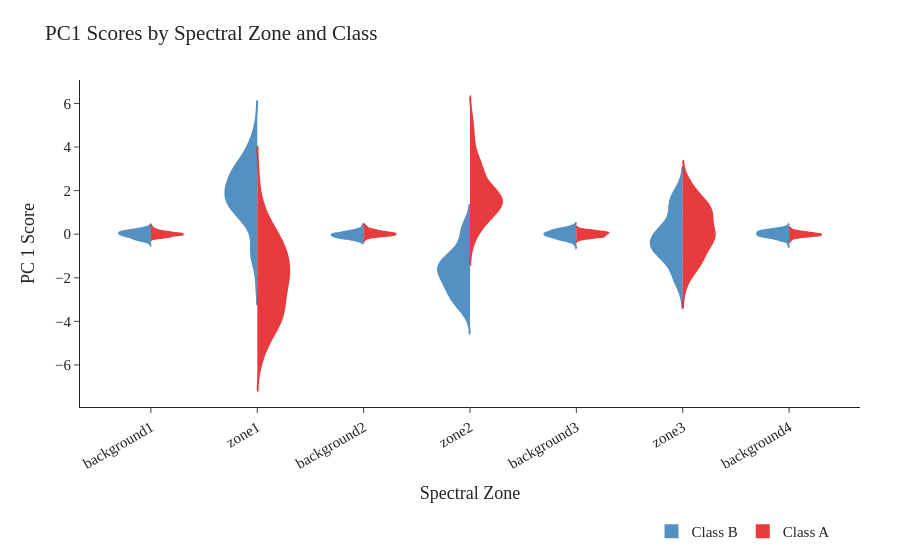

The notebook cell saved with this chart:
### Markdown cell above
### `plot_zone_scores`

Split-violin plot of PC1 scores per spectral zone, with violins mirrored by class. For binary classification the violins are displayed back-to-back, making it easy to spot zones where class distributions are well separated in the compressed (PCA) space. Zone-score distributions complement the LRC-based ranking by revealing the raw score separation that drives the explanatory importance.

### Code cell
from smx import extract_spectral_zones, ZoneAggregator, plot_zone_scores

spectral_zones_cal = extract_spectral_zones(X_cal_prep, spectral_cuts)
agg = ZoneAggregator(method='pca')
agg.fit(spectral_zones_cal)

plot_zone_scores(
    zones=spectral_zones_cal,
    y_labels=y_cal,
    output_path=None,
    class_colors={"A": "#e41a1c", "B": "#377eb8"},
    theme=my_theme,
    return_df=True,
)

### Figure 1 — Plotly figure (JSON) as saved in the notebook; plotly's stock layout.template omitted (floating-point values rounded to 4 significant figures)
{"data": [{"box": {"visible": false}, "fillcolor": "#377eb8", "legendgroup": "B", "line": {"color": "#377eb8"}, "meanline": {"visible": true}, "name": "Class B", "opacity": 0.85, "points": false, "showlegend": true, "side": "negative", "type": "violin", "width": 0.6, "x": ["background1", "background1", "background1", "background1", "background1", "background1", "background1", "background1", "background1", "background1", "background1", "background1", "background1", "background1", "background1", "background1", "background1", "background1", "background1", "background1", "background1", "background1", "background1", "background1", "background1", "background1", "background1", "background1", "background1", "background1", "background1", "background1", "background1", "background1", "background1", "background1", "background1", "background1", "background1", "background1", "background1", "background1", "background1", "background1", "background1", "background1", "background1", "background1", "background1", "background1", "background1", "background1", "background1", "background1", "background1", "background1", "background1", "background1", "background1", "background1", "background1", "background1", "background1", "background1", "background1", "background1", "background1", "background1", "background1", "background1", "background1", "background1", "background1", "background1", "background1", "background1", "background1", "background1", "background1", "background1", "background1", "background1", "background1", "background1", "background1", "background1", "background1", "background1"], "y": [-0.1775, -0.2894, -0.06573, 0.1365, 0.1525, -0.1293, -0.1077, 0.07539, -0.07117, 0.1295, 0.0467, 0.1002, -0.2039, 0.1392, 0.2247, 0.0841, -0.2388, 0.03096, 0.1409, -0.03079, -0.04794, -0.02715, -0.0009315, 0.1037, -0.2643, 0.057, -0.2565, 0.06356, 0.07807, 0.03274, 0.2399, -0.002884, 0.1361, -0.1605, 0.07389, -0.04255, 0.007357, -0.07298, -0.02496, -0.02233, 0.1307, -0.1447, 0.2072, 0.2875, -0.01005, -0.2935, -0.07664, 0.07726, 0.2266, 0.3254, -0.1167, -0.2331, -0.3951, 0.199, 0.04953, 0.1952, 0.09038, 0.05028, 0.2836, 0.1117, -0.2692, 0.1465, 0.1618, -0.1335, 0.1317, 0.01218, 0.06612, -0.1896, -0.1614, 0.04805, -0.1313, 0.2125, -0.254, -0.03994, -0.006808, -0.1217, -0.1636, 0.1248, -0.2646, -0.0608, -0.03638, -0.2967, -0.05001, 0.004337, 0.06502, -0.228, -0.1305, 0.1992]}, {"box": {"visible": false}, "fillcolor": "#377eb8", "legendgroup": "B", "line": {"color": "#377eb8"}, "meanline": {"visible": true}, "name": "Class B", "opacity": 0.85, "points": false, "showlegend": false, "side": "negative", "type": "violin", "width": 0.6, "x": ["zone1", "zone1", "zone1", "zone1", "zone1", "zone1", "zone1", "zone1", "zone1", "zone1", "zone1", "zone1", "zone1", "zone1", "zone1", "zone1", "zone1", "zone1", "zone1", "zone1", "zone1", "zone1", "zone1", "zone1", "zone1", "zone1", "zone1", "zone1", "zone1", "zone1", "zone1", "zone1", "zone1", "zone1", "zone1", "zone1", "zone1", "zone1", "zone1", "zone1", "zone1", "zone1", "zone1", "zone1", "zone1", "zone1", "zone1", "zone1", "zone1", "zone1", "zone1", "zone1", "zone1", "zone1", "zone1", "zone1", "zone1", "zone1", "zone1", "zone1", "zone1", "zone1", "zone1", "zone1", "zone1", "zone1", "zone1", "zone1", "zone1", "zone1", "zone1", "zone1", "zone1", "zone1", "zone1", "zone1", "zone1", "zone1", "zone1", "zone1", "zone1", "zone1", "zone1", "zone1", "zone1", "zone1", "zone1", "zone1"], "y": [2.427, 3.081, 1.521, 2.491, 1.231, 4.503, 4.009, 1.66, 1.659, 2.017, 1.247, 0.8241, 3.243, 1.972, 1.845, 1.744, 2.75, -2.145, 2.632, 2.718, 1.324, 2.098, 1.457, 2.473, 2.416, -1.024, 1.798, 2.421, 1.937, 1.935, 3.721, -0.893, 2.853, 3.273, 0.2221, 1.058, -0.8928, 0.88, 3.982, 2.889, 2.248, 1.404, 2.007, 1.295, 3.288, 3.106, 3.09, 1.588, 1.172, 3.623, -0.8111, 2.804, 0.8218, 2.326, 2.061, 2.019, 0.003013, 2.439, 2.581, 3.867, 1.334, 5.043, 0.8171, 1.101, 0.3395, -0.1095, 0.8795, 3.35, 1.973, 2.314, 3.041, 4.222, 1.392, 0.8745, 2.894, 1.333, -1.06, -0.9393, 1.567, 0.7721, 0.7058, 2.905, 3.141, 3.171, 4.107, 1.989, 1.825, 1.642]}, {"box": {"visible": false}, "fillcolor": "#377eb8", "legendgroup": "B", "line": {"color": "#377eb8"}, "meanline": {"visible": true}, "name": "Class B", "opacity": 0.85, "points": false, "showlegend": false, "side": "negative", "type": "violin", "width": 0.6, "x": ["background2", "background2", "background2", "background2", "background2", "background2", "background2", "background2", "background2", "background2", "background2", "background2", "background2", "background2", "background2", "background2", "background2", "background2", "background2", "background2", "background2", "background2", "background2", "background2", "background2", "background2", "background2", "background2", "background2", "background2", "background2", "background2", "background2", "background2", "background2", "background2", "background2", "background2", "background2", "background2", "background2", "background2", "background2", "background2", "background2", "background2", "background2", "background2", "background2", "background2", "background2", "background2", "background2", "background2", "background2", "background2", "background2", "background2", "background2", "background2", "background2", "background2", "background2", "background2", "background2", "background2", "background2", "background2", "background2", "background2", "background2", "background2", "background2", "background2", "background2", "background2", "background2", "background2", "background2", "background2", "background2", "background2", "background2", "background2", "background2", "background2", "background2", "background2"], "y": [0.1885, -0.01309, 0.06173, -0.1217, 0.01719, -0.1602, -0.2169, 0.01431, -0.01944, -0.1946, -0.02809, 0.01077, -0.03657, 0.02458, 0.1923, -0.1629, 0.1255, -0.2161, -0.004826, 0.04417, 0.02349, -0.0899, -0.03146, -0.07403, 0.01074, -0.05372, -0.1503, 0.3737, -0.1148, 0.2264, -0.01555, -0.07264, -0.1041, 0.1103, 0.05088, 0.006216, 0.2333, -0.04065, -0.01852, 0.1875, -0.1955, -0.1385, -0.03522, -0.07217, -0.2783, -0.2201, -0.1476, -0.1302, -0.1429, 0.1022, 0.1033, -0.1233, 0.006148, -0.129, 0.1275, 0.1219, 0.2885, -0.3013, -0.1177, 0.08708, -0.233, -0.01942, -0.1342, 0.1034, 0.009826, -0.1256, -0.1587, -0.1936, -0.05328, 0.07105, -0.3118, 0.01471, -0.04605, -0.3025, 0.03312, 0.1383, 0.1148, -0.1056, -0.04637, -0.03697, 0.07357, -0.1399, -0.08843, -0.1693, 0.1355, 0.02079, -0.1882, -0.3094]}, {"box": {"visible": false}, "fillcolor": "#377eb8", "legendgroup": "B", "line": {"color": "#377eb8"}, "meanline": {"visible": true}, "name": "Class B", "opacity": 0.85, "points": false, "showlegend": false, "side": "negative", "type": "violin", "width": 0.6, "x": ["zone2", "zone2", "zone2", "zone2", "zone2", "zone2", "zone2", "zone2", "zone2", "zone2", "zone2", "zone2", "zone2", "zone2", "zone2", "zone2", "zone2", "zone2", "zone2", "zone2", "zone2", "zone2", "zone2", "zone2", "zone2", "zone2", "zone2", "zone2", "zone2", "zone2", "zone2", "zone2", "zone2", "zone2", "zone2", "zone2", "zone2", "zone2", "zone2", "zone2", "zone2", "zone2", "zone2", "zone2", "zone2", "zone2", "zone2", "zone2", "zone2", "zone2", "zone2", "zone2", "zone2", "zone2", "zone2", "zone2", "zone2", "zone2", "zone2", "zone2", "zone2", "zone2", "zone2", "zone2", "zone2", "zone2", "zone2", "zone2", "zone2", "zone2", "zone2", "zone2", "zone2", "zone2", "zone2", "zone2", "zone2", "zone2", "zone2", "zone2", "zone2", "zone2", "zone2", "zone2", "zone2", "zone2", "zone2", "zone2"], "y": [-3.307, -1.157, -3.424, -2.226, -1.061, 0.4616, -1.676, -0.1779, -0.7191, -2.848, -2.641, -2.519, -1.367, -2.042, -2.243, -2.732, -0.09277, -1.747, -2.519, -1.601, -1.755, 0.2445, -3.158, -2.182, -2.585, -0.7992, -1.159, 0.077, -1.689, 0.2699, -1.732, -0.6409, -0.9943, -1.801, -1.762, -1.916, -1.011, -1.348, -0.8495, -3.093, -1.367, -3.693, -2.222, -1.197, -3.013, -1.226, -3.329, -2.16, -1.426, -1.622, -3.282, -2.143, -1.508, -2.409, -3.233, -1.908, -1.491, -1.355, -1.601, -1.237, -0.8565, -3.086, -2.605, -1.525, -0.5535, -1.422, -2.337, -3.145, -0.2316, -2.641, -1.675, -2.646, 0.4726, -1.819, -1.238, -2.766, -2.613, -2.905, 0.43, -0.7941, -2.359, 0.1734, -1.442, -1.876, -1.248, -0.7154, -2.129, -1.941]}, {"box": {"visible": false}, "fillcolor": "#377eb8", "legendgroup": "B", "line": {"color": "#377eb8"}, "meanline": {"visible": true}, "name": "Class B", "opacity": 0.85, "points": false, "showlegend": false, "side": "negative", "type": "violin", "width": 0.6, "x": ["background3", "background3", "background3", "background3", "background3", "background3", "background3", "background3", "background3", "background3", "background3", "background3", "background3", "background3", "background3", "background3", "background3", "background3", "background3", "background3", "background3", "background3", "background3", "background3", "background3", "background3", "background3", "background3", "background3", "background3", "background3", "background3", "background3", "background3", "background3", "background3", "background3", "background3", "background3", "background3", "background3", "background3", "background3", "background3", "background3", "background3", "background3", "background3", "background3", "background3", "background3", "background3", "background3", "background3", "background3", "background3", "background3", "background3", "background3", "background3", "background3", "background3", "background3", "background3", "background3", "background3", "background3", "background3", "background3", "background3", "background3", "background3", "background3", "background3", "background3", "background3", "background3", "background3", "background3", "background3", "background3", "background3", "background3", "background3", "background3", "background3", "background3", "background3"], "y": [0.2215, 0.06468, 0.3026, 0.2022, 0.1186, -0.2166, 0.1206, -0.08557, -0.3042, -0.02853, -0.03409, 0.05336, -0.08195, -0.1392, 0.373, -0.116, 0.05892, -0.05885, 0.115, -0.06465, -0.005653, -0.02836, -0.1563, 0.02961, 0.2153, -0.09994, 0.002023, -0.3111, -0.1984, 0.1882, -0.1754, 0.2067, -0.1093, -0.1502, -0.1718, -0.3581, 0.04464, -0.1993, -0.04611, 0.1529, -0.2207, 0.03291, -0.008307, -0.2341, 0.02847, 0.07514, 0.0851, -0.3194, 0.04173, -0.09604, 0.04999, 0.2257, 0.05896, -0.2699, 0.1515, 0.2857, 0.2319, 0.1341, -0.2218, -0.04988, -0.1707, 0.1713, 0.2203, 0.03685, 0.1465, 0.3492, 0.02634, -0.1288, 0.1509, -0.02223, 0.1498, -0.03356, 0.2082, -0.01929, -0.0453, -0.2403, 0.08447, -0.1771, -0.0207, 0.317, -0.03098, -0.02943, 0.1499, 0.2461, -0.3213, 0.2034, -0.4978, -0.2027]}, {"box": {"visible": false}, "fillcolor": "#377eb8", "legendgroup": "B", "line": {"color": "#377eb8"}, "meanline": {"visible": true}, "name": "Class B", "opacity": 0.85, "points": false, "showlegend": false, "side": "negative", "type": "violin", "width": 0.6, "x": ["zone3", "zone3", "zone3", "zone3", "zone3", "zone3", "zone3", "zone3", "zone3", "zone3", "zone3", "zone3", "zone3", "zone3", "zone3", "zone3", "zone3", "zone3", "zone3", "zone3", "zone3", "zone3", "zone3", "zone3", "zone3", "zone3", "zone3", "zone3", "zone3", "zone3", "zone3", "zone3", "zone3", "zone3", "zone3", "zone3", "zone3", "zone3", "zone3", "zone3", "zone3", "zone3", "zone3", "zone3", "zone3", "zone3", "zone3", "zone3", "zone3", "zone3", "zone3", "zone3", "zone3", "zone3", "zone3", "zone3", "zone3", "zone3", "zone3", "zone3", "zone3", "zone3", "zone3", "zone3", "zone3", "zone3", "zone3", "zone3", "zone3", "zone3", "zone3", "zone3", "zone3", "zone3", "zone3", "zone3", "zone3", "zone3", "zone3", "zone3", "zone3", "zone3", "zone3", "zone3", "zone3", "zone3", "zone3", "zone3"], "y": [-0.4267, -0.1875, -0.4664, -0.1615, -0.298, 0.6523, -0.1055, 1.9, 0.9429, -0.553, -0.8916, 1.128, 0.1542, -2.189, -1.755, -0.1017, 0.05756, -0.0417, -0.06642, -1.529, 1.1, 0.02656, 1.912, -0.4978, -0.7835, -2.115, -1.791, -0.5849, -0.627, -2.033, -0.6281, -0.7919, 0.4396, 1.256, -1.036, 0.871, -1.013, 0.3855, 0.02885, -0.07514, 1.545, -1.047, 0.5347, 1.395, 2.21, -1.097, 1.429, 0.5284, -1.69, -1.063, -0.2415, -0.6711, -1.233, 1.869, 0.1998, -0.6568, -0.2555, -2.543, -1.876, -0.8327, -0.5367, -1.324, -0.1981, -0.3818, -0.6557, 0.2849, 1.498, -0.4434, 0.3421, -0.621, -2.352, 0.1402, -0.3545, 0.317, 1.123, 1.568, 1.561, -1.143, 2.054, -1.162, -1.783, -0.7997, 0.737, -0.647, 1.47, 0.1813, -1.051, 0.06049]}, {"box": {"visible": false}, "fillcolor": "#377eb8", "legendgroup": "B", "line": {"color": "#377eb8"}, "meanline": {"visible": true}, "name": "Class B", "opacity": 0.85, "points": false, "showlegend": false, "side": "negative", "type": "violin", "width": 0.6, "x": ["background4", "background4", "background4", "background4", "background4", "background4", "background4", "background4", "background4", "background4", "background4", "background4", "background4", "background4", "background4", "background4", "background4", "background4", "background4", "background4", "background4", "background4", "background4", "background4", "background4", "background4", "background4", "background4", "background4", "background4", "background4", "background4", "background4", "background4", "background4", "background4", "background4", "background4", "background4", "background4", "background4", "background4", "background4", "background4", "background4", "background4", "background4", "background4", "background4", "background4", "background4", "background4", "background4", "background4", "background4", "background4", "background4", "background4", "background4", "background4", "background4", "background4", "background4", "background4", "background4", "background4", "background4", "background4", "background4", "background4", "background4", "background4", "background4", "background4", "background4", "background4", "background4", "background4", "background4", "background4", "background4", "background4", "background4", "background4", "background4", "background4", "background4", "background4"], "y": [0.06091, -0.02317, -0.2414, 0.189, 0.2021, 0.1544, 0.05275, 0.2528, 0.0961, -0.07095, 0.003177, -0.04926, 0.2012, 0.24, 0.04012, 0.1347, -0.1028, 0.008113, 0.143, -0.2939, -0.002167, -0.00363, -0.006571, 0.1415, 0.156, -0.0303, -0.09503, 0.04652, 0.04123, -0.1599, 0.07405, -0.03832, -0.2776, 0.04796, -0.07268, 0.2321, -0.1699, -0.01244, -0.2847, 0.1797, 0.1168, -0.2162, -0.07821, 0.3399, 0.1308, 0.152, -0.1267, -0.4509, -0.05489, 0.2325, 0.1293, -0.04256, 0.06915, -0.1274, 0.2352, -0.1017, 0.1313, 0.08069, 0.1729, -0.1085, -0.1655, 0.002378, 0.1608, -0.11, 0.07485, 0.1055, -0.04968, -0.07947, -0.04138, 0.2286, -0.177, 0.09245, -0.09965, -0.07078, 0.2409, 0.05154, 0.07372, -0.2736, 0.02238, 0.123, -0.02459, -0.1298, -0.1317, -0.2455, 0.09573, -0.2222, 0.1946, -0.1516]}, {"box": {"visible": false}, "fillcolor": "#e41a1c", "legendgroup": "A", "line": {"color": "#e41a1c"}, "meanline": {"visible": true}, "name": "Class A", "opacity": 0.85, "points": false, "showlegend": true, "side": "positive", "type": "violin", "width": 0.6, "x": ["background1", "background1", "background1", "background1", "background1", "background1", "background1", "background1", "background1", "background1", "background1", "background1", "background1", "background1", "background1", "background1", "background1", "background1", "background1", "background1", "background1", "background1", "background1", "background1", "background1", "background1", "background1", "background1", "background1", "background1", "background1", "background1", "background1", "background1", "background1", "background1", "background1", "background1", "background1", "background1", "background1", "background1", "background1", "background1", "background1", "background1", "background1", "background1", "background1", "background1", "background1", "background1", "background1", "background1", "background1", "background1", "background1", "background1", "background1", "background1", "background1", "background1", "background1", "background1", "background1", "background1", "background1", "background1", "background1", "background1", "background1", "background1", "background1", "background1", "background1", "background1", "background1", "background1", "background1", "background1", "background1"], "y": [0.01151, 0.06425, -0.0167, -0.1184, 0.2174, 0.119, 0.03673, 0.1559, 0.05668, 0.08078, -0.003538, -0.128, -0.1294, 0.1031, 0.0007567, 0.06659, -0.0978, 0.01258, -0.1614, -0.05752, -0.02872, -0.125, 0.1895, 0.1109, 0.1416, 0.08211, 0.03272, 0.01676, 0.1034, 0.2389, 0.01921, 0.046, -0.157, -0.0425, -0.07682, 0.003596, -0.02035, -0.03778, 0.02813, 0.03229, -0.07089, -0.1544, -0.03359, 0.08169, -0.0312, -0.02217, -0.008045, 0.005944, 0.1115, 0.344, -0.02918, -0.1028, -0.02871, -0.001303, -0.1335, -0.02459, -0.1329, -0.09286, -0.162, 0.2037, 0.1249, 0.01537, -0.03971, 0.05444, -0.1111, -0.0391, 0.0609, -0.003692, -0.05649, 0.02605, 0.1363, -0.1866, -0.1093, -0.1227, -0.01845, 0.2651, 0.1332, -0.1003, 0.02469, -0.008569, 0.05284]}, {"box": {"visible": false}, "fillcolor": "#e41a1c", "legendgroup": "A", "line": {"color": "#e41a1c"}, "meanline": {"visible": true}, "name": "Class A", "opacity": 0.85, "points": false, "showlegend": false, "side": "positive", "type": "violin", "width": 0.6, "x": ["zone1", "zone1", "zone1", "zone1", "zone1", "zone1", "zone1", "zone1", "zone1", "zone1", "zone1", "zone1", "zone1", "zone1", "zone1", "zone1", "zone1", "zone1", "zone1", "zone1", "zone1", "zone1", "zone1", "zone1", "zone1", "zone1", "zone1", "zone1", "zone1", "zone1", "zone1", "zone1", "zone1", "zone1", "zone1", "zone1", "zone1", "zone1", "zone1", "zone1", "zone1", "zone1", "zone1", "zone1", "zone1", "zone1", "zone1", "zone1", "zone1", "zone1", "zone1", "zone1", "zone1", "zone1", "zone1", "zone1", "zone1", "zone1", "zone1", "zone1", "zone1", "zone1", "zone1", "zone1", "zone1", "zone1", "zone1", "zone1", "zone1", "zone1", "zone1", "zone1", "zone1", "zone1", "zone1", "zone1", "zone1", "zone1", "zone1", "zone1", "zone1"], "y": [-5.187, -0.6081, -0.593, -1.08, 0.9798, -3.139, -0.06322, -2.063, -0.5989, -0.4729, 2.495, 0.1784, -3.951, -3.749, -4.348, -0.5799, -1.39, 0.1911, -4.946, -1.568, -3.321, -1.427, -1.372, -1.203, -2.695, -0.0435, -1.63, -1.626, -2.263, -3.107, 0.9859, 0.2322, -3.36, -5.653, -0.6044, -5.356, -1.334, 0.8189, -2.649, -2.67, -4.318, -3.859, -3.933, -1.45, -1.687, -0.8776, -0.3278, -2.523, -3.328, -2.125, -5.031, -3.59, -1.804, 1.312, -2.838, 0.04298, -2.316, -4.19, -0.9562, -3.571, -1.542, -2.768, -1.372, -0.03278, -0.8937, -2.085, -3.692, -4.236, -2.268, -4.334, -2.513, -3.962, -0.5047, -1.766, -3.817, -3.872, -2.13, -2.127, -0.3278, -3.753, -2.778]}, {"box": {"visible": false}, "fillcolor": "#e41a1c", "legendgroup": "A", "line": {"color": "#e41a1c"}, "meanline": {"visible": true}, "name": "Class A", "opacity": 0.85, "points": false, "showlegend": false, "side": "positive", "type": "violin", "width": 0.6, "x": ["background2", "background2", "background2", "background2", "background2", "background2", "background2", "background2", "background2", "background2", "background2", "background2", "background2", "background2", "background2", "background2", "background2", "background2", "background2", "background2", "background2", "background2", "background2", "background2", "background2", "background2", "background2", "background2", "background2", "background2", "background2", "background2", "background2", "background2", "background2", "background2", "background2", "background2", "background2", "background2", "background2", "background2", "background2", "background2", "background2", "background2", "background2", "background2", "background2", "background2", "background2", "background2", "background2", "background2", "background2", "background2", "background2", "background2", "background2", "background2", "background2", "background2", "background2", "background2", "background2", "background2", "background2", "background2", "background2", "background2", "background2", "background2", "background2", "background2", "background2", "background2", "background2", "background2", "background2", "background2", "background2"], "y": [0.1912, 0.001028, -0.062, -0.05427, 0.05123, 0.0101, 0.1407, -0.00999, -0.09147, 0.05559, 0.1482, 0.01402, -0.03251, 0.0673, 0.1955, 0.1009, 0.1593, -0.1234, -0.05122, 0.0005931, -0.001297, 0.1363, 0.1375, 0.08648, -0.1395, -0.08789, -0.005929, -0.02391, -0.07498, 0.02242, -0.02443, -0.01024, -0.0775, 0.04304, 0.01632, 0.2198, -0.04483, -0.05092, -0.02523, -0.163, 0.07414, -0.002985, 0.1812, 0.009656, 0.04946, 0.2708, -0.09384, -0.06808, -0.08109, 0.243, -0.1319, -0.2346, 0.1377, 0.06727, 0.1006, 0.03792, 0.05369, -0.01023, 0.3479, 0.361, 0.07238, 0.0449, 0.316, 0.1459, 0.04467, -0.1433, -0.008042, 0.1025, 0.2095, 0.1488, 0.05816, 0.08035, -0.05347, 0.2114, -0.01648, -0.03022, -0.06513, 0.03394, 0.04519, 0.0816, -0.05265]}, {"box": {"visible": false}, "fillcolor": "#e41a1c", "legendgroup": "A", "line": {"color": "#e41a1c"}, "meanline": {"visible": true}, "name": "Class A", "opacity": 0.85, "points": false, "showlegend": false, "side": "positive", "type": "violin", "width": 0.6, "x": ["zone2", "zone2", "zone2", "zone2", "zone2", "zone2", "zone2", "zone2", "zone2", "zone2", "zone2", "zone2", "zone2", "zone2", "zone2", "zone2", "zone2", "zone2", "zone2", "zone2", "zone2", "zone2", "zone2", "zone2", "zone2", "zone2", "zone2", "zone2", "zone2", "zone2", "zone2", "zone2", "zone2", "zone2", "zone2", "zone2", "zone2", "zone2", "zone2", "zone2", "zone2", "zone2", "zone2", "zone2", "zone2", "zone2", "zone2", "zone2", "zone2", "zone2", "zone2", "zone2", "zone2", "zone2", "zone2", "zone2", "zone2", "zone2", "zone2", "zone2", "zone2", "zone2", "zone2", "zone2", "zone2", "zone2", "zone2", "zone2", "zone2", "zone2", "zone2", "zone2", "zone2", "zone2", "zone2", "zone2", "zone2", "zone2", "zone2", "zone2", "zone2"], "y": [-0.2804, 1.035, 0.3708, 1.659, 1.063, 1.635, 2.054, 1.214, 0.1826, 3.353, 4.031, 1.692, 2.376, 3.233, 3.427, 0.9314, 0.6662, 1.605, 0.3816, 1.585, 2.634, 0.8915, 1.878, 1.845, 0.6959, -0.4808, 2.949, 1.509, 3.062, 3.362, 1.079, 1.313, 1.185, 1.403, 1.733, 1.173, 2.486, 1.595, 4.15, 0.9336, 1.67, 1.648, 2.499, 1.223, 3.299, 0.581, 0.1997, 1.249, 1.166, 4.42, 2.745, 2.136, 1.976, 0.9055, 1.787, 1.678, 1.711, 0.07527, 3.034, 2.256, 2.133, 0.4115, 4.763, 2.712, 1.827, 0.8498, 1.27, 1.424, 5.403, 2.903, 2.422, 2.009, 1.579, 5.032, 0.9965, 3.657, 2.194, 1.144, 1.7, 1.758, 0.3821]}, {"box": {"visible": false}, "fillcolor": "#e41a1c", "legendgroup": "A", "line": {"color": "#e41a1c"}, "meanline": {"visible": true}, "name": "Class A", "opacity": 0.85, "points": false, "showlegend": false, "side": "positive", "type": "violin", "width": 0.6, "x": ["background3", "background3", "background3", "background3", "background3", "background3", "background3", "background3", "background3", "background3", "background3", "background3", "background3", "background3", "background3", "background3", "background3", "background3", "background3", "background3", "background3", "background3", "background3", "background3", "background3", "background3", "background3", "background3", "background3", "background3", "background3", "background3", "background3", "background3", "background3", "background3", "background3", "background3", "background3", "background3", "background3", "background3", "background3", "background3", "background3", "background3", "background3", "background3", "background3", "background3", "background3", "background3", "background3", "background3", "background3", "background3", "background3", "background3", "background3", "background3", "background3", "background3", "background3", "background3", "background3", "background3", "background3", "background3", "background3", "background3", "background3", "background3", "background3", "background3", "background3", "background3", "background3", "background3", "background3", "background3", "background3"], "y": [0.1186, 0.1274, 0.06192, 0.03519, -0.1164, -0.08633, 0.05211, 0.1263, -0.06693, -0.01635, 0.05039, -0.01545, -0.1452, 0.1737, 0.1758, 0.2065, 0.1018, 0.006812, -0.06179, -0.1146, -0.1128, 0.08033, 0.02135, 0.01704, 0.008973, 0.1244, -0.02637, -0.06234, -0.004654, 0.03578, -0.1704, -0.08346, 0.06564, -0.1282, 0.08097, 0.1647, 0.04665, -0.05993, -0.06602, 0.1895, -0.004204, -0.05025, -0.2088, -0.05868, -0.2189, 0.0723, 0.07155, -0.08521, -0.1625, 0.04513, 0.1338, -0.1146, 0.06705, 0.1328, -0.1055, -0.1586, 0.1678, 0.07038, 0.05853, 0.04626, 0.1495, -0.1412, 0.167, -0.03029, -0.108, -0.1197, -0.2458, -0.001617, 0.07211, 0.2496, 0.1233, -0.07212, 0.1027, 0.07297, -0.1448, 0.00614, 0.05349, -0.06273, -0.1185, -0.06013, -0.1561]}, {"box": {"visible": false}, "fillcolor": "#e41a1c", "legendgroup": "A", "line": {"color": "#e41a1c"}, "meanline": {"visible": true}, "name": "Class A", "opacity": 0.85, "points": false, "showlegend": false, "side": "positive", "type": "violin", "width": 0.6, "x": ["zone3", "zone3", "zone3", "zone3", "zone3", "zone3", "zone3", "zone3", "zone3", "zone3", "zone3", "zone3", "zone3", "zone3", "zone3", "zone3", "zone3", "zone3", "zone3", "zone3", "zone3", "zone3", "zone3", "zone3", "zone3", "zone3", "zone3", "zone3", "zone3", "zone3", "zone3", "zone3", "zone3", "zone3", "zone3", "zone3", "zone3", "zone3", "zone3", "zone3", "zone3", "zone3", "zone3", "zone3", "zone3", "zone3", "zone3", "zone3", "zone3", "zone3", "zone3", "zone3", "zone3", "zone3", "zone3", "zone3", "zone3", "zone3", "zone3", "zone3", "zone3", "zone3", "zone3", "zone3", "zone3", "zone3", "zone3", "zone3", "zone3", "zone3", "zone3", "zone3", "zone3", "zone3", "zone3", "zone3", "zone3", "zone3", "zone3", "zone3", "zone3"], "y": [-0.5117, 0.9482, -1.581, -1.171, 1.361, -1.337, 1.33, 0.7112, 0.1708, -0.7185, 0.07788, -0.4451, -0.3863, 0.06728, 0.5459, 1.808, -1.588, -1.354, 1.199, -0.2101, 0.7731, -1.1, 0.1385, 1.252, 1.889, 1.532, -0.1778, 1.024, 2.247, -1.825, 1.537, -0.21, -0.1338, -2.361, 0.5388, -2.041, 0.8412, -0.465, 1.009, 1.038, 2.104, -0.7305, 1.056, 1.127, 1.507, -1.133, 0.9873, -0.08442, -0.1538, -1.625, 1.225, -0.291, 0.2246, 0.05854, -1.252, 0.6414, 0.03089, -0.03151, 0.492, -0.3717, 0.1708, -1.019, -0.3017, -0.09342, 0.9943, 0.9078, 2.277, -1.133, -0.993, 1.153, 0.9971, 1.34, -0.2882, -0.5709, 1.807, 1.875, 0.1983, 2.366, -1.234, 0.1675, -1.32]}, {"box": {"visible": false}, "fillcolor": "#e41a1c", "legendgroup": "A", "line": {"color": "#e41a1c"}, "meanline": {"visible": true}, "name": "Class A", "opacity": 0.85, "points": false, "showlegend": false, "side": "positive", "type": "violin", "width": 0.6, "x": ["background4", "background4", "background4", "background4", "background4", "background4", "background4", "background4", "background4", "background4", "background4", "background4", "background4", "background4", "background4", "background4", "background4", "background4", "background4", "background4", "background4", "background4", "background4", "background4", "background4", "background4", "background4", "background4", "background4", "background4", "background4", "background4", "background4", "background4", "background4", "background4", "background4", "background4", "background4", "background4", "background4", "background4", "background4", "background4", "background4", "background4", "background4", "background4", "background4", "background4", "background4", "background4", "background4", "background4", "background4", "background4", "background4", "background4", "background4", "background4", "background4", "background4", "background4", "background4", "background4", "background4", "background4", "background4", "background4", "background4", "background4", "background4", "background4", "background4", "background4", "background4", "background4", "background4", "background4", "background4", "background4"], "y": [-0.04619, -0.05571, 0.07193, -0.1282, -0.03374, -0.1151, 0.01828, -0.003007, 0.09773, -0.01508, 0.02406, -0.0384, -0.1099, -0.05378, -0.01865, 0.05242, 0.09036, -0.2323, 0.1199, -0.157, -0.006922, -0.03907, -0.01959, 0.241, -0.074, -0.05135, 0.09121, -0.07762, 0.2363, -0.06585, -0.04644, 0.02201, -0.0009385, 0.1025, -0.143, -0.09162, 0.05526, -0.1616, 0.1574, 0.02225, 0.1025, -0.05838, -0.02497, 0.1867, 0.05078, -0.2903, 0.04704, -0.07346, 0.005756, -0.08972, 0.08256, -0.06136, -0.04097, -0.09035, 0.02144, -0.1163, 0.005106, 0.01467, 0.0002927, -0.0365, -0.1005, 0.01695, -0.1684, 0.04522, -0.08082, 0.1188, 0.1255, 0.05039, -0.0627, 0.03494, -0.00603, 0.02526, 0.003098, 0.1133, 0.09855, 0.1385, -0.2169, 0.007301, -0.05356, -0.0757, -0.005187]}], "layout": {"font": {"family": "Georgia, serif", "size": 15}, "legend": {"orientation": "h", "x": 0.85, "xanchor": "center", "y": -0.33}, "margin": {"b": 140, "l": 80, "r": 40, "t": 80}, "title": {"text": "PC1 Scores by Spectral Zone and Class"}, "violingap": 0.05, "violingroupgap": 0, "xaxis": {"tickangle": -30, "title": {"text": "Spectral Zone"}}, "yaxis": {"title": {"text": "PC 1 Score"}}}}
